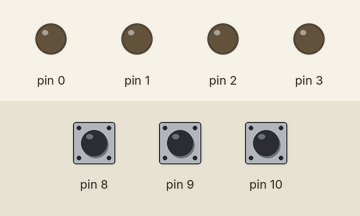
This sketch was run on a simulated Arduino Uno, built with avr-gcc and run on an emulated ATmega328P. Shown: output pins drawn as LEDs (lit = HIGH). Inputs (shaded band) come from the test bench; at power-on: pin 8 HIGH, pin 9 HIGH, pin 10 HIGH.

Above: at 0.8 s.
0.9 s: pin 8 pulled LOW for 0.15 s
At 1.8 s:
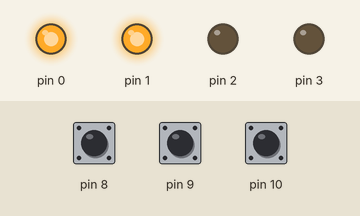
2.5 s: pin 9 pulled LOW for 0.15 s
At 3.0 s:
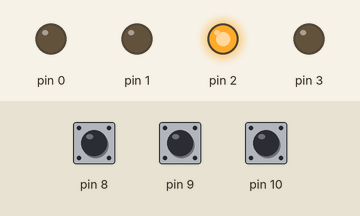
Timing chart, 0 to 5.5 s (numbered marks = the images above; inputs shaded):
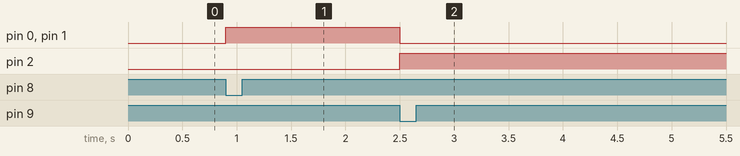

Measured:
- after the input at 0.9 s, pin 0, pin 1: LOW → HIGH at once
- after the input at 2.5 s, pin 0, pin 1: HIGH → LOW at once; pin 2: LOW → HIGH at once

The sketch:

prova_Yvo_4.ino
```cpp
int main() {
  DDRB = 0;
  DDRD = (1<<PD0) | (1<<PD1) | (1<<PD2) | (1<<PD3);
  PORTB = (1<<PB0) | (1<<PB1) | (1<<PB2) | (1<<PB3);

  unsigned char estado;
  unsigned char ligado;

  estado = 0;
  ligado = 0;
  while(1){
    if(estado == 0){ //P pressionado
      if((PINB & (1<<PB0)) == 0){
         ligado |= (1<<PD1) | (1<<PD0);
         estado = 1;
      }
    }

     else if(estado == 1){
      if((PINB & (1<<PB1)) == 0){ //Espera S1
        ligado &= ~((1<<PD1) | (1<<PD0));
        ligado |= (1<<PD2);
        estado = 2;
      }
    }

    else if(estado == 2){
      if((PINB & (1<<PB2)) == 0){ //Espera S2
          ligado &= ~(1<<PD2);
          ligado |= (1<<PD3);
          PORTD = ligado; // aplica nos pinos: motor desliga, V1 liga e sobrescreve os ultimos valores
          delay(3500);
          ligado &= ~(1<<PD3);
          ligado |= (1<<PD2);
          estado = 3;
      }
    }

    else if(estado == 3){
      if((PINB & (1<<PB3)) == 0){
        ligado &= ~(1<<PD2); // Espera S3
        estado = 0;
      }
    }
    PORTD = ligado;
  }
}

/*
aperta o botão P liga
C1 -> S1 -> S2 -> PARA 3,5s -> LIGA -> S3

P, S1, S2, S3 - ENTRADA
ALIMENTADOR(LIBERA PEÇA), C1(CILINDRO), MOTOR, V1(RESFRIAMENTO) - SAÍDA

 ENTRADAS: P = PB0, S1 = PB1, S2 = PB2, S3 = PB3
 SAÍDAS:   ALIMENTADOR = PD0, C1 = PD1, MOTOR = PD2, V1 = PD3
*/
```
